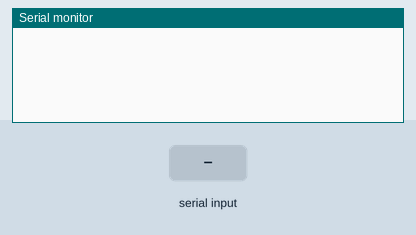
Recording of a sketch running on a simulated Arduino Uno, built with avr-gcc and run on an emulated ATmega328P. Parts: the last lines printed to the serial monitor. Inputs (shaded band) come from the test bench.

Above: at 1.2 s.
1.3 s: "90,45,200\n" received over Serial
At 2.0 s:
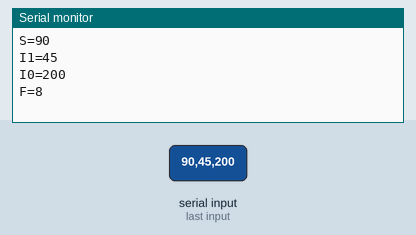
2.8 s: "30,150,10\n" received over Serial
At 3.2 s:
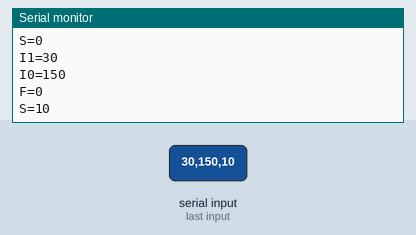
Timing chart, 0 to 5.8 s (numbered marks = the images above; inputs shaded):
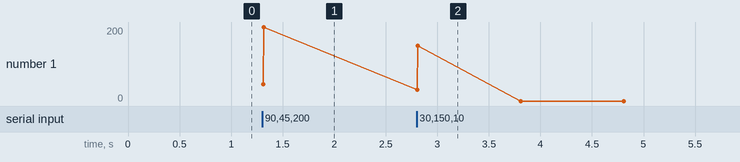

The sketch:

2_TO_1_MULTIPLEXER_PURE_SOFTWARE_S_10+S11___S_10___S11____.ino
```cpp
// C++ code
//
void setup()
{
    Serial.begin(9600);
}

void loop()
{
    if (Serial.available() > 0)
    {
        int S = Serial.parseInt();
        Serial.print("S=");
        Serial.println(S);
        int I1 = Serial.parseInt();
        Serial.print("I1=");
        Serial.println(I1);
        int I0 = Serial.parseInt();
        Serial.print("I0=");
        Serial.println(I0);
        digitalWrite(2, !S & I0 | S & I1);
        int F = !S & I0 | S & I1;
        Serial.print("F=");
        Serial.println(F);
        if (S == 0 && I0 == 1 || I0 == 0)
            Serial.println("I0 is selected!");
        else if (S == 1 && (I1 == 0 || I1 == 1))
            Serial.println("I1 is selected!");
        Serial.println();
    }
}
```

Measured:
- after the input at 1.3 s, the serial monitor: prints a new line at once (image 1)
- after the input at 2.8 s, the serial monitor: prints a new line at once (image 2)
